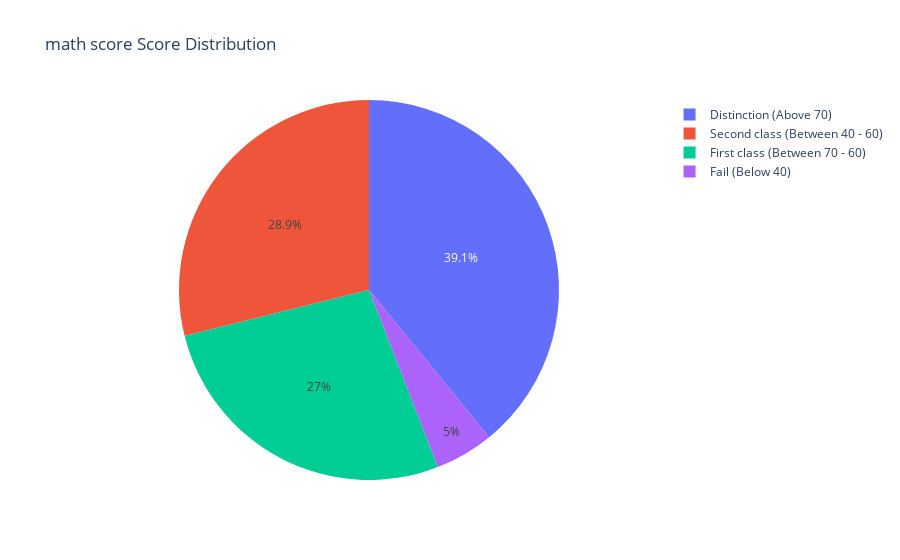
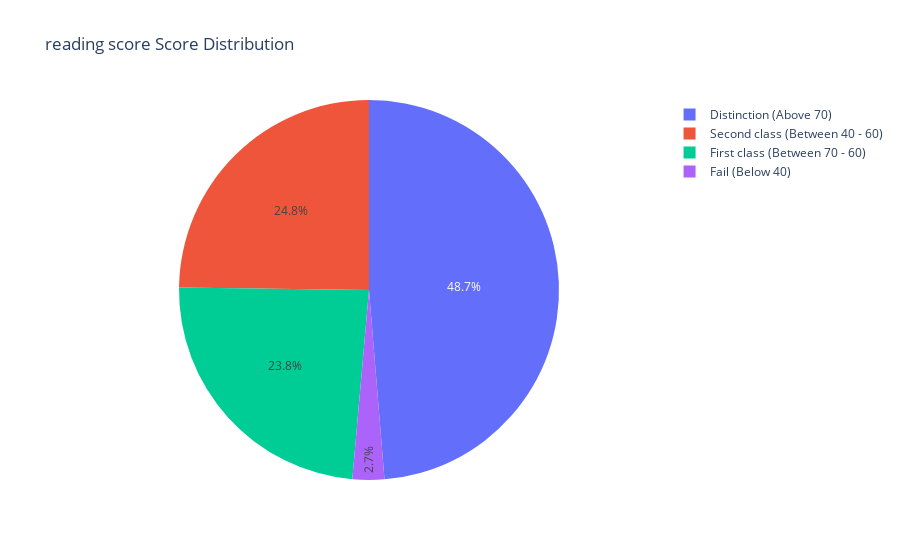
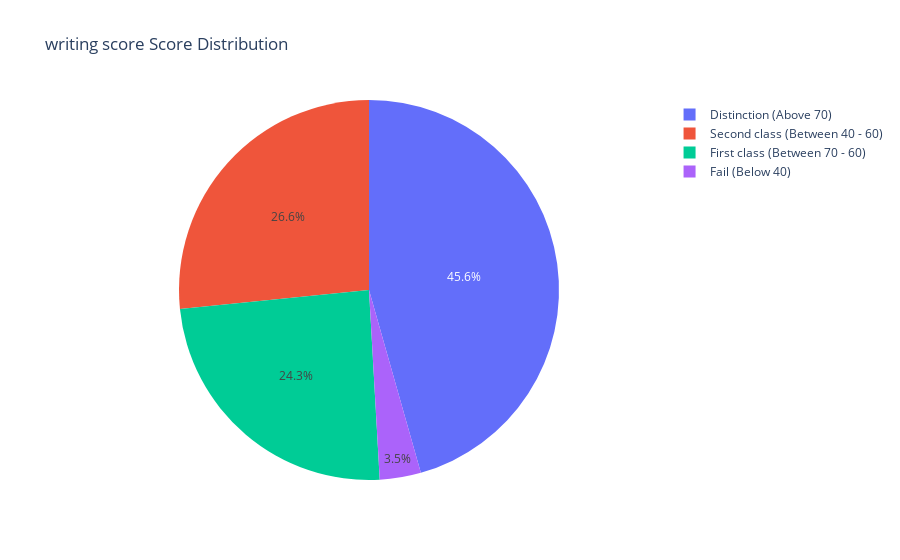

The cell these charts' notebook holds for them, in order:
### Code cell
# 1. Pie Chart for How many students got more than 70 score, between 60 to 70, between 40 to 60 and below 40 in math. When cursor is above part of chart it should display DIST for above 70, First for below 70 and above 60, and so on.

for i in ['math score','reading score','writing score']:
    # Categorizing math scores
    above_70 = df[df[i] > 70].shape[0]
    between_60_and_70 = df[(df[i] > 60) & (df[i] <= 70)].shape[0]
    between_40_and_60 = df[(df[i] > 40) & (df[i] <= 60)].shape[0]
    below_40 = df[df[i] <= 40].shape[0]

    values = [above_70,between_60_and_70,between_40_and_60,below_40]
    dist = ["Distinction (Above 70)","First class (Between 70 - 60)","Second class (Between 40 - 60)","Fail (Below 40)"]
    # Plotly interactive pie chart
    fig = px.pie(
        values=values, 
        names=dist, 
        title=f'{i} Score Distribution',
        hover_name=dist
    )

    fig.update_traces(hovertemplate='%{label}: %{value} students')
    fig.show()

### Figure 1 — Plotly figure (JSON) as saved in the notebook; plotly's stock layout.template omitted (floating-point values rounded to 4 significant figures)
{"data": [{"domain": {"x": [0, 1], "y": [0, 1]}, "hovertemplate": "%{label}: %{value} students", "hovertext": ["Distinction (Above 70)", "First class (Between 70 - 60)", "Second class (Between 40 - 60)", "Fail (Below 40)"], "labels": ["Distinction (Above 70)", "First class (Between 70 - 60)", "Second class (Between 40 - 60)", "Fail (Below 40)"], "legendgroup": "", "name": "", "showlegend": true, "type": "pie", "values": [391, 270, 289, 50]}], "layout": {"legend": {"tracegroupgap": 0}, "title": {"text": "math score Score Distribution"}}}

### Figure 2 — Plotly figure (JSON) as saved in the notebook; plotly's stock layout.template omitted (floating-point values rounded to 4 significant figures)
{"data": [{"domain": {"x": [0, 1], "y": [0, 1]}, "hovertemplate": "%{label}: %{value} students", "hovertext": ["Distinction (Above 70)", "First class (Between 70 - 60)", "Second class (Between 40 - 60)", "Fail (Below 40)"], "labels": ["Distinction (Above 70)", "First class (Between 70 - 60)", "Second class (Between 40 - 60)", "Fail (Below 40)"], "legendgroup": "", "name": "", "showlegend": true, "type": "pie", "values": [487, 238, 248, 27]}], "layout": {"legend": {"tracegroupgap": 0}, "title": {"text": "reading score Score Distribution"}}}

### Figure 3 — Plotly figure (JSON) as saved in the notebook; plotly's stock layout.template omitted (floating-point values rounded to 4 significant figures)
{"data": [{"domain": {"x": [0, 1], "y": [0, 1]}, "hovertemplate": "%{label}: %{value} students", "hovertext": ["Distinction (Above 70)", "First class (Between 70 - 60)", "Second class (Between 40 - 60)", "Fail (Below 40)"], "labels": ["Distinction (Above 70)", "First class (Between 70 - 60)", "Second class (Between 40 - 60)", "Fail (Below 40)"], "legendgroup": "", "name": "", "showlegend": true, "type": "pie", "values": [456, 243, 266, 35]}], "layout": {"legend": {"tracegroupgap": 0}, "title": {"text": "writing score Score Distribution"}}}
